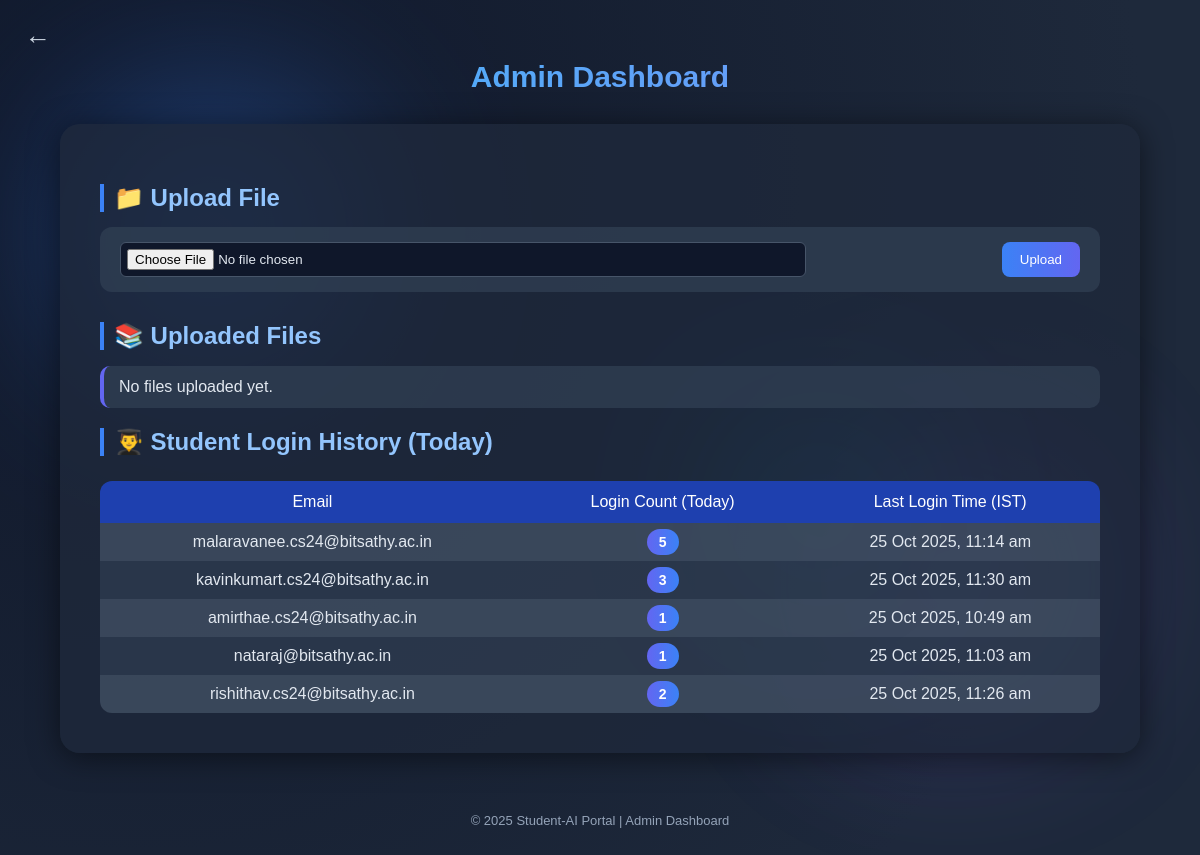
Page /admin_dashboard on the committed database.
### models.py (models this page shows)
class StudentLogin(Base):
    __tablename__ = "student_logins"
    id = Column(Integer, primary_key=True, index=True)
    email = Column(String, index=True)
    timestamp = Column(DateTime(timezone=True), server_default=func.now())

### main.py (the view)
@app.get("/admin_dashboard", response_class=HTMLResponse)
def admin_dashboard(request: Request, db: Session = Depends(get_db)):
    files = os.listdir(UPLOAD_DIR)
    logins = db.query(StudentLogin).all()
    today = date.today()
    login_counts = defaultdict(lambda: {"count": 0, "last_login": "N/A"})
    for login in logins:
        try:
            ts = login.timestamp  # assuming a datetime object
            if ts.tzinfo is None:
                local_tz = datetime.now().astimezone().tzinfo
                ts = ts.replace(tzinfo=local_tz)
            ts_date = ts.date()
        except Exception:
            continue
        if ts_date == today:
            login_counts[login.email]["count"] += 1
            last_login_utc = ts.astimezone(timezone.utc).isoformat()
            login_counts[login.email]["last_login"] = last_login_utc
    return templates.TemplateResponse(
        "admin_dashboard.html",
        {
            "request": request,
            "files": files,
            "login_counts": login_counts,
            "year": datetime.now().year
        }
    )

### templates/admin_dashboard.html (shortened to what this page needs)
<!DOCTYPE html>
<html lang="en">
<head>
</head>
<body>
<div class="blob blob1"></div>
<div class="blob blob2"></div>
<a href="/" class="back-icon">&#8592;</a>
<header>Admin Dashboard</header>
<main>
  <h2>📁 Upload File</h2>
  <form action="/upload_file" method="post" enctype="multipart/form-data">
      <input type="file" name="file" required>
      <button type="submit">Upload</button>
  </form>
  <h2>📚 Uploaded Files</h2>
  <ul>
      {% for file in files %}
      <li>
          <span>{{ file }}</span>
          <form action="/delete_file" method="post" style="margin:0;">
              <input type="hidden" name="filename" value="{{ file }}">
              <button type="submit" class="delete-btn">🗑️ Delete</button>
          </form>
      </li>
      {% else %}
      <li>No files uploaded yet.</li>
      {% endfor %}
  </ul>
  <h2>👨‍🎓 Student Login History (Today)</h2>
  <table>
      <tr>
          <th>Email</th>
          <th>Login Count (Today)</th>
          <th>Last Login Time (IST)</th>
      </tr>
      {% for email, info in login_counts.items() %}
      <tr>
          <td>{{ email }}</td>
          <td><span class="count-badge">{{ info.count }}</span></td>
          <td class="time-cell">{{ info.last_login }}</td>
      </tr>
      {% endfor %}
  </table>
</main>
<footer>© {{ year }} Student-AI Portal | Admin Dashboard</footer>
</body>
</html>

### templates/admin_dashboard.html (style rules this page uses)
body { font-family: "Poppins", sans-serif; margin: 0; padding: 0; color: #e2e8f0; background: radial-gradient(circle at 10% 20%, #0f172a, #1e293b 80%); overflow-x: hidden; position: relative; }
.blob { position: absolute; border-radius: 50%; filter: blur(90px); opacity: 0.4; animation: float 12s ease-in-out infinite; }
.blob1 { background: #3b82f6; width: 300px; height: 300px; top: 10%; left: 5%; animation-delay: 0s; }
.blob2 { background: #8b5cf6; width: 250px; height: 250px; bottom: 15%; right: 10%; animation-delay: 4s; }
.back-icon { position: fixed; top: 20px; left: 25px; font-size: 26px; color: #cbd5e1; cursor: pointer; text-decoration: none; transition: color 0.2s ease; z-index: 1000; }
header { text-align: center; padding: 60px 0 30px; font-size: 30px; font-weight: 600; background: linear-gradient(90deg, #38bdf8, #818cf8); -webkit-background-clip: text; -webkit-text-fill-color: transparent; }
main { max-width: 1000px; margin: 0 auto 60px; background: rgba(30, 41, 59, 0.8); padding: 40px; border-radius: 20px; box-shadow: 0 4px 30px rgba(0,0,0,0.5); position: relative; z-index: 10; }
h2 { color: #93c5fd; border-left: 4px solid #3b82f6; padding-left: 10px; margin-bottom: 15px; }
form { display: flex; align-items: center; justify-content: space-between; background: rgba(51, 65, 85, 0.7); padding: 15px 20px; border-radius: 12px; margin-bottom: 30px; }
input[type="file"] { padding: 6px; border: 1px solid #475569; border-radius: 6px; background: #0f172a; color: #e2e8f0; width: 70%; }
button { padding: 10px 18px; background: linear-gradient(90deg, #3b82f6, #6366f1); color: white; border: none; border-radius: 8px; cursor: pointer; font-weight: 500; transition: all 0.2s ease; }
ul { list-style: none; padding: 0; }
li { background: rgba(51, 65, 85, 0.7); margin: 8px 0; padding: 12px 15px; border-radius: 10px; border-left: 4px solid #6366f1; display: flex; justify-content: space-between; align-items: center; }
table { width: 100%; border-collapse: collapse; margin-top: 25px; border-radius: 12px; overflow: hidden; }
th { background-color: #1e40af; color: white; padding: 12px; text-align: center; font-weight: 500; }
td { padding: 10px; text-align: center; background: rgba(51, 65, 85, 0.6); }
tr:nth-child(even) td { background: rgba(71, 85, 105, 0.7); }
.count-badge { background: linear-gradient(90deg, #6366f1, #3b82f6); color: white; padding: 5px 12px; border-radius: 20px; font-size: 14px; font-weight: 600; }
footer { text-align: center; color: #94a3b8; font-size: 13px; margin: 30px 0; }

### rows in the picture
StudentLogin: email "malaravanee.cs24@bitsathy.ac.in", count "5"
StudentLogin: email "kavinkumart.cs24@bitsathy.ac.in", count "3"
StudentLogin: email "amirthae.cs24@bitsathy.ac.in", count "1"
StudentLogin: email "nataraj@bitsathy.ac.in", count "1"
StudentLogin: email "rishithav.cs24@bitsathy.ac.in", count "2"

### other values in the picture
{{ year }} "2025"
